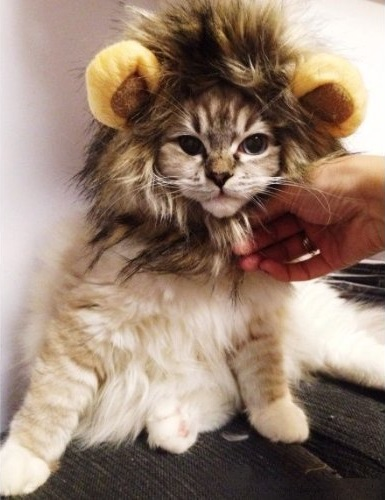
#> input picture lion.jpg, 385 x 500 px
$ python fourier.py
#> lines starting #> are read from the running program, lines starting #| are printed output that depends on the picture
import cv2
import numpy as np
import matplotlib.pyplot as plt
from mpl_toolkits.mplot3d import Axes3D

# Read image file
img = cv2.imread('lion.jpg', cv2.IMREAD_GRAYSCALE)
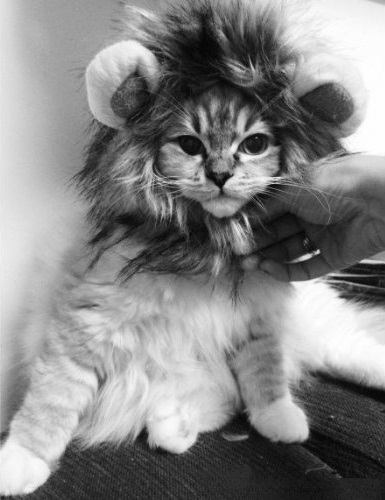
#> img: shape (500, 385); min 1, max 255, mean 133.8

# Perform Fourier transform
fourier = np.fft.fft2(img)

# Shift the zero-frequency component to the center of the spectrum
fourier_shift = np.fft.fftshift(fourier)

# Compute the magnitude of the transformed image
magnitude = 20*np.abs(fourier_shift)

# Plot the magnitude
# plt.imshow(magnitude, cmap='gray')
# plt.show()

# Create a figure and 3D axes
fig = plt.figure()
ax = fig.add_subplot(111, projection='3d')

# Plot the magnitude as a 3D surface
x, y = np.linspace(0, magnitude.shape[1], magnitude.shape[1]), np.linspace(0, magnitude.shape[0], magnitude.shape[0])
#> x = 385 values from 0 to 385; y = 500 values from 0 to 500
X, Y = np.meshgrid(x, y)
ax.plot_surface(X, Y, magnitude)
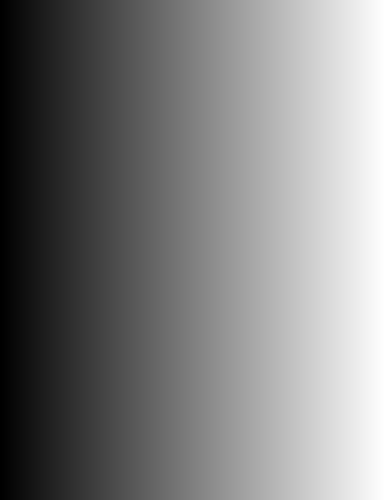
#> X: shape (500, 385) float64; min 0, max 385, mean 192.5; drawn with min black and max white
plt.show()
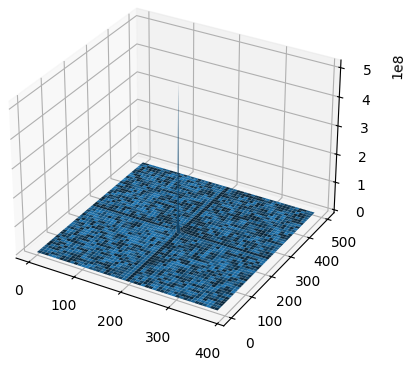
#> figure drawn by matplotlib, 1 panel
